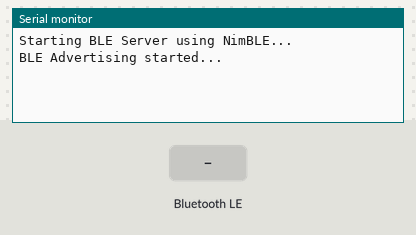
A sketch run on a simulated ESP32-S3. Shown: the last lines printed to the serial monitor. The test bench sets the inputs (shaded band). Nothing arrives over Bluetooth unless stated; a phone connects over Bluetooth LE 3 s after start.

Above: at 1.2 s.
1.3 s: Bluetooth LE write "1" received
At 2.5 s:
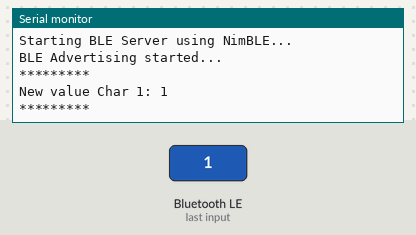
2.8 s: Bluetooth LE write "1" received
At 3.7 s:
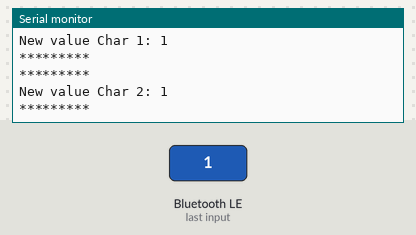
4.3 s: Bluetooth LE write "0" received
At 4.9 s:
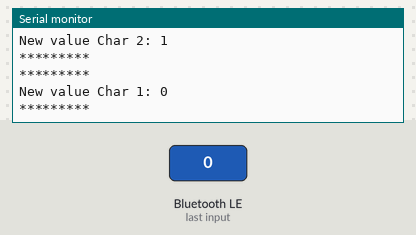
5.8 s: Bluetooth LE write "0" received
At 7.2 s:
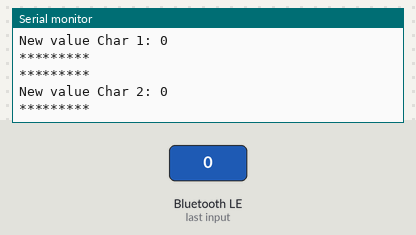

The sketch:

11-021_Simple_BLE_server.ino
```cpp
/*  11.021 - Simple BLE Server with Two Read/Write Characteristics for ESP32-S3
 *
 * Course: IoT Development with ESP32-S3
 * Target Hardware: ESP32-S3-DevKitC-1 v1.1
 * Module: ESP32-S3-WROOM-1-N16R16V
 *
 * This example creates a simple BLE peripheral (server) with two GATT characteristics,
 * each supporting read and write operations. Students can interact with this peripheral
 * using smartphone BLE apps such as "nRF Connect" or "BLE Scanner".
 *
 * This updated version uses the NimBLE library instead of the original BLE stack,
 * which is more resource-efficient and recommended for the ESP32-S3 platform.
 *
 * HARDWARE INFORMATION:
 * =====================
 * - Board: ESP32-S3-DevKitC-1 v1.1
 * - Module: ESP32-S3-WROOM-1-N16R16V
 * - USB-C interface for programming and serial monitor
 * - No external hardware required
 *
 * CIRCUIT DIAGRAM:
 * ================
 * No additional circuitry required.
 *
 * COMPONENTS:
 * ===========
 * - ESP32-S3-DevKitC-1 v1.1 board
 * - USB-C cable
 * - BLE Scanner app (mobile)
 *
 * GPIO ASSIGNMENTS:
 * =================
 * - Not applicable (no GPIO used in this BLE-only sketch)
 *
 * TECHNICAL NOTES:
 * ================
 * - NimBLE is more efficient than the original Bluedroid BLE stack.
 * - ESP32-S3 supports BLE only (no Classic Bluetooth).
 * - Uses C++ string handling to extract and print characteristic values.
 * - UUIDs generated via https://www.uuidgenerator.net
 *
 * IDE REQUIREMENTS:
 * =================
 * - Arduino IDE 2.0+
 * - ESP32 Arduino Core v3.0+
 * - Board: "ESP32S3 Dev Module"
 * - Library: NimBLE-Arduino by h2zero (https://github.com/h2zero/NimBLE-Arduino)
 *
 * Created: April 9, 2019 by Peter Dalmaris
 * Updated: July 30, 2025 for ESP32-S3 compatibility using NimBLE
 */

// ==========================
// Include required libraries
// ==========================
#include <NimBLEDevice.h>

// ==========================
// UUID Definitions (custom)
// ==========================
#define SERVICE_UUID         "ce3fa4b9-9d6d-4787-963f-2afab5cc061e"
#define CHARACTERISTIC_UUID1 "32e97b51-92d1-4911-94f9-833213e35892"
#define CHARACTERISTIC_UUID2 "9035bf14-6416-4b6e-9a74-fcd74682e4e1"

// ==========================
// Callback Classes
// ==========================
class Char1Callbacks : public NimBLECharacteristicCallbacks {
    void onWrite(NimBLECharacteristic* pCharacteristic) {
        std::string value = pCharacteristic->getValue();
        if (!value.empty()) {
            Serial.println("*********");
            Serial.print("New value Char 1: ");
            Serial.println(value.c_str());
            Serial.println("*********");
        }
    }
};

class Char2Callbacks : public NimBLECharacteristicCallbacks {
    void onWrite(NimBLECharacteristic* pCharacteristic) {
        std::string value = pCharacteristic->getValue();
        if (!value.empty()) {
            Serial.println("*********");
            Serial.print("New value Char 2: ");
            Serial.println(value.c_str());
            Serial.println("*********");
        }
    }
};

// ==========================
// Setup BLE Server
// ==========================
void setup() {
    Serial.begin(115200);
    Serial.println("Starting BLE Server using NimBLE...");

    NimBLEDevice::init("ESP32S3_BLE_Server");

    NimBLEServer* pServer = NimBLEDevice::createServer();
    NimBLEService* pService = pServer->createService(SERVICE_UUID);

    NimBLECharacteristic* pChar1 = pService->createCharacteristic(
        CHARACTERISTIC_UUID1,
        NIMBLE_PROPERTY::READ | NIMBLE_PROPERTY::WRITE
    );
    pChar1->setValue("Hello World char 1");
    pChar1->setCallbacks(new Char1Callbacks());

    NimBLECharacteristic* pChar2 = pService->createCharacteristic(
        CHARACTERISTIC_UUID2,
        NIMBLE_PROPERTY::READ | NIMBLE_PROPERTY::WRITE
    );
    pChar2->setValue("Hello World char 2");
    pChar2->setCallbacks(new Char2Callbacks());

    pService->start();
    NimBLEAdvertising* pAdvertising = NimBLEDevice::getAdvertising();
    pAdvertising->addServiceUUID(SERVICE_UUID);
    pAdvertising->start();

    Serial.println("BLE Advertising started...");
}

// ==========================
// Loop (not used here)
// ==========================
void loop() {
    delay(1000);  // Nothing to do here
}
```

Measured:
- after the input at 1.3 s, the serial monitor: prints a new line at once (image 1)
- after the input at 2.8 s, the serial monitor: prints a new line at once (image 2)
- after the input at 4.3 s, the serial monitor: prints a new line at once (image 3)
- after the input at 5.8 s, the serial monitor: prints a new line at once (image 4)
